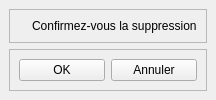
  <widget class="QDockWidget" name="dockWidget_2">
   <property name="floating">
    <bool>true</bool>
   </property>
   <attribute name="dockWidgetArea">
    <number>1</number>
   </attribute>
   <widget class="QWidget" name="dockWidgetContents_2">
    <layout class="QGridLayout" name="gridLayout_26">
     <item row="0" column="0">
      <widget class="QFrame" name="frame_31">
       <property name="maximumSize">
        <size>
         <width>16777215</width>
         <height>100</height>
        </size>
       </property>
       <property name="styleSheet">
        <string notr="true"/>
       </property>
       <property name="frameShape">
        <enum>QFrame::StyledPanel</enum>
       </property>
       <property name="frameShadow">
        <enum>QFrame::Raised</enum>
       </property>
       <layout class="QGridLayout" name="gridLayout_27">
        <item row="0" column="1">
         <widget class="QLabel" name="label_30">
          <property name="text">
           <string>Confirmez-vous la suppression</string>
          </property>
         </widget>
        </item>
        <item row="0" column="0">
         <widget class="QLabel" name="label_31">
          <property name="text">
           <string/>
          </property>
          <property name="pixmap">
           <pixmap>images/question.png</pixmap>
          </property>
         </widget>
        </item>
       </layout>
      </widget>
     </item>
     <item row="1" column="0">
      <widget class="QFrame" name="frame_32">
       <property name="styleSheet">
        <string notr="true"/>
       </property>
       <property name="frameShape">
        <enum>QFrame::StyledPanel</enum>
       </property>
       <property name="frameShadow">
        <enum>QFrame::Raised</enum>
       </property>
       <layout class="QGridLayout" name="gridLayout_28">
        <item row="0" column="0">
         <widget class="QPushButton" name="pushButton_15">
          <property name="text">
           <string>OK</string>
          </property>
         </widget>
        </item>
        <item row="0" column="1">
         <widget class="QPushButton" name="pushButton_16">
          <property name="text">
           <string>Annuler</string>
          </property>
         </widget>
        </item>
       </layout>
      </widget>
     </item>
    </layout>
   </widget>
  </widget>
